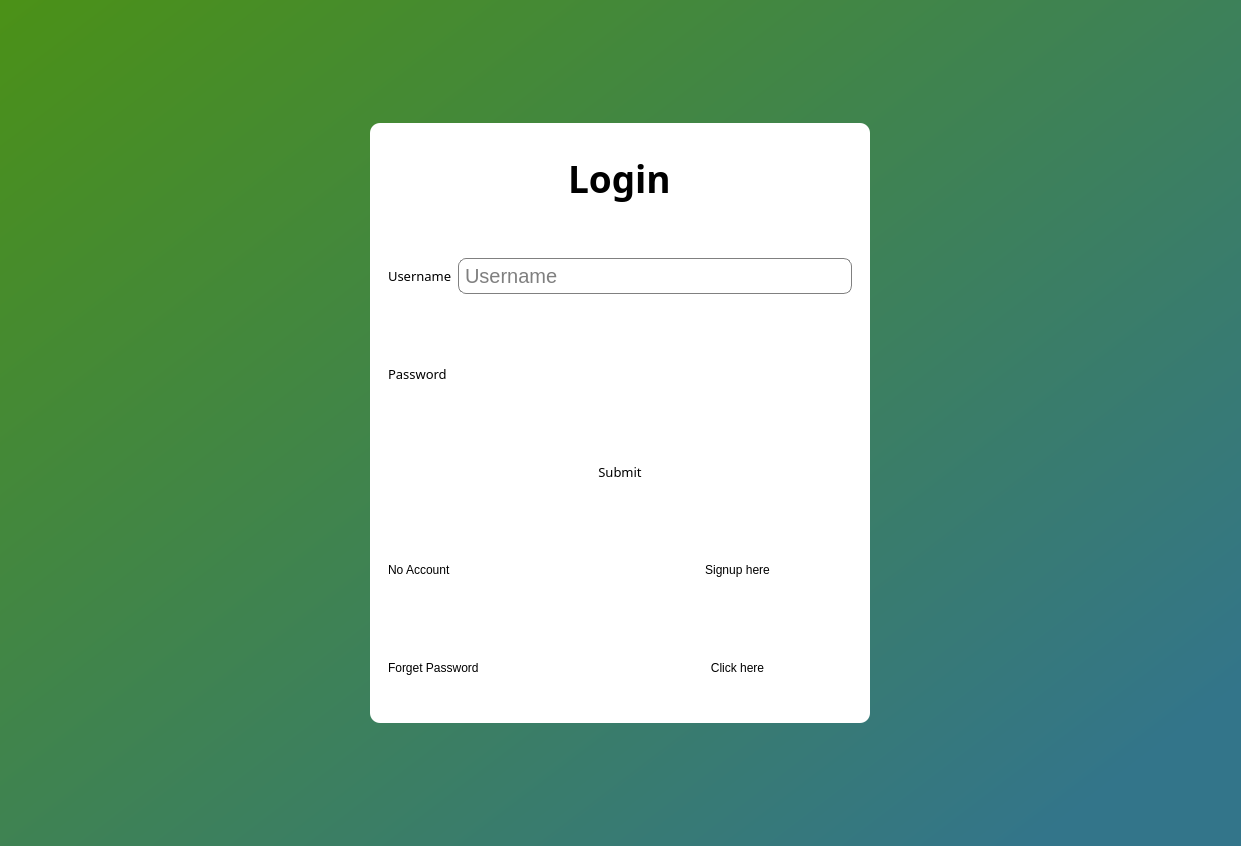
<?xml version="1.0" encoding="UTF-8"?>
<ui version="4.0">
 <class>MainWindow</class>
 <widget class="QMainWindow" name="MainWindow">
  <property name="geometry">
   <rect>
    <x>0</x>
    <y>0</y>
    <width>1241</width>
    <height>846</height>
   </rect>
  </property>
  <property name="windowTitle">
   <string>MainWindow</string>
  </property>
  <widget class="QWidget" name="centralwidget">
   <layout class="QHBoxLayout" name="horizontalLayout">
    <property name="spacing">
     <number>0</number>
    </property>
    <property name="leftMargin">
     <number>0</number>
    </property>
    <property name="topMargin">
     <number>0</number>
    </property>
    <property name="rightMargin">
     <number>0</number>
    </property>
    <property name="bottomMargin">
     <number>0</number>
    </property>
    <item>
     <widget class="QWidget" name="widget" native="true">
      <property name="styleSheet">
       <string notr="true">background-color: qlineargradient(spread:pad, x1:0, y1:0, x2:0.957895, y2:0.858, stop:0 rgba(75, 145, 23, 255), stop:1 rgba(51, 117, 138, 255));</string>
      </property>
      <layout class="QHBoxLayout" name="horizontalLayout_2">
       <item>
        <widget class="QWidget" name="widget_2" native="true">
         <property name="maximumSize">
          <size>
           <width>500</width>
           <height>600</height>
          </size>
         </property>
         <property name="styleSheet">
          <string notr="true">background-color: white;
color: black;
border-radius: 10px;</string>
         </property>
         <layout class="QVBoxLayout" name="verticalLayout">
          <item>
           <widget class="QWidget" name="widget_3" native="true">
            <layout class="QHBoxLayout" name="horizontalLayout_3">
             <item alignment="Qt::AlignHCenter">
              <widget class="QLabel" name="label">
               <property name="font">
                <font>
                 <family>Press Start 2P</family>
                 <pointsize>28</pointsize>
                 <weight>75</weight>
                 <bold>true</bold>
                </font>
               </property>
               <property name="text">
                <string>Login</string>
               </property>
              </widget>
             </item>
            </layout>
           </widget>
          </item>
          <item>
           <widget class="QWidget" name="widget_4" native="true">
            <layout class="QHBoxLayout" name="horizontalLayout_4">
             <item>
              <widget class="QLabel" name="label_2">
               <property name="font">
                <font>
                 <family>Press Start 2P</family>
                 <pointsize>10</pointsize>
                </font>
               </property>
               <property name="text">
                <string>Username</string>
               </property>
              </widget>
             </item>
             <item>
              <widget class="QLineEdit" name="lineEdit">
               <property name="styleSheet">
                <string notr="true">border: 1px solid gray;
padding: 4px;
font-size: 20px;
border-radius: 8px;</string>
               </property>
               <property name="placeholderText">
                <string>Username</string>
               </property>
              </widget>
             </item>
            </layout>
           </widget>
          </item>
          <item>
           <widget class="QWidget" name="widget_5" native="true">
            <layout class="QHBoxLayout" name="horizontalLayout_5">
             <item>
              <widget class="QLabel" name="label_6">
               <property name="font">
                <font>
                 <family>Press Start 2P</family>
                 <pointsize>10</pointsize>
                </font>
               </property>
               <property name="text">
                <string>Password</string>
               </property>
              </widget>
             </item>
             <item>
              <widget class="QLineEdit" name="lineEdit_4"/>
             </item>
            </layout>
           </widget>
          </item>
          <item>
           <widget class="QWidget" name="widget_8" native="true">
            <layout class="QHBoxLayout" name="horizontalLayout_6">
             <item>
              <widget class="QPushButton" name="pushButton">
               <property name="font">
                <font>
                 <family>Press Start 2P</family>
                 <pointsize>10</pointsize>
                </font>
               </property>
               <property name="mouseTracking">
                <bool>false</bool>
               </property>
               <property name="text">
                <string>Submit</string>
               </property>
              </widget>
             </item>
            </layout>
           </widget>
          </item>
          <item>
           <widget class="QWidget" name="widget_9" native="true">
            <layout class="QHBoxLayout" name="horizontalLayout_7">
             <item>
              <widget class="QLabel" name="label_7">
               <property name="text">
                <string>No Account</string>
               </property>
              </widget>
             </item>
             <item>
              <widget class="QPushButton" name="pushButton_2">
               <property name="text">
                <string>Signup here</string>
               </property>
              </widget>
             </item>
            </layout>
           </widget>
          </item>
          <item>
           <widget class="QWidget" name="widget_10" native="true">
            <layout class="QHBoxLayout" name="horizontalLayout_8">
             <item>
              <widget class="QLabel" name="label_8">
               <property name="text">
                <string>Forget Password</string>
               </property>
              </widget>
             </item>
             <item>
              <widget class="QPushButton" name="pushButton_3">
               <property name="text">
                <string>Click here</string>
               </property>
              </widget>
             </item>
            </layout>
           </widget>
          </item>
         </layout>
        </widget>
       </item>
      </layout>
     </widget>
    </item>
   </layout>
  </widget>
 </widget>
 <resources/>
 <connections/>
</ui>
